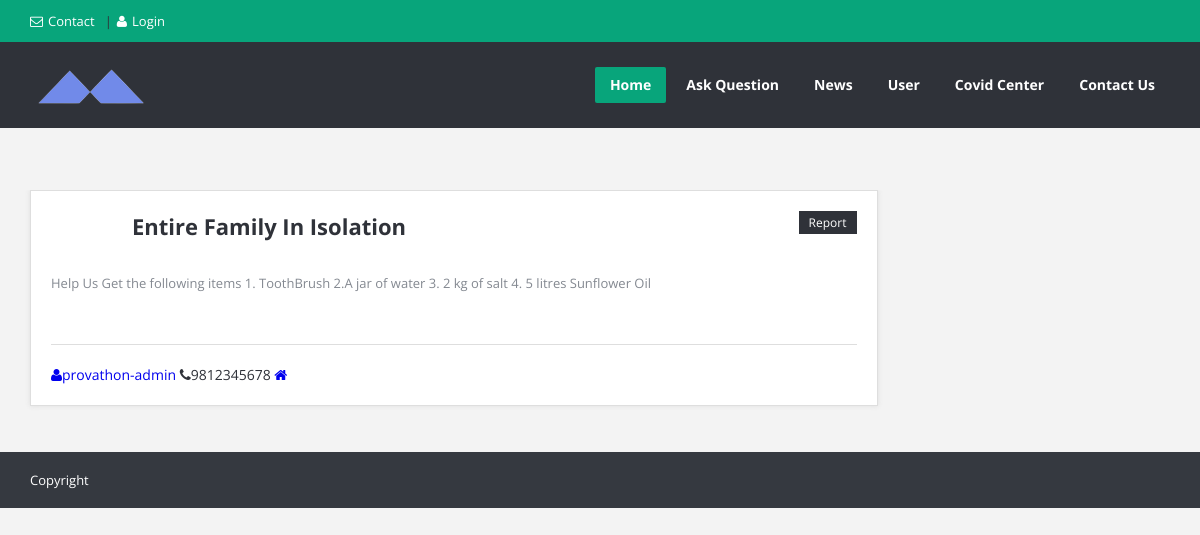
Screenshot of /post/details/6 with the database file from the repository.
### posts/models.py (models this page shows, shortened)
class Post(models.Model):
    title = models.CharField(max_length=100)
    content = models.TextField()
    date_posted = models.DateTimeField(default = timezone.now)
    author = models.ForeignKey(User, on_delete = models.CASCADE)
    settled = models.BooleanField(default=False)

### users/models.py (models this page shows, shortened)
class Profile(models.Model):
    user = models.OneToOneField(User, on_delete=models.CASCADE, )
    image = models.ImageField(default='default.jpg', upload_to='profile_pics')
    contact = models.CharField(max_length = 10, default = "Not entered")
    address = models.CharField(max_length=50, default = "Not entered")
    Gcode = models.CharField(max_length = 5, default = "Not entered")

### posts/views.py (the view)
# urls.py: path('post/details/<str:pk>', PostDetailView.as_view() , name='post-details'),
class PostDetailView(DetailView):
    model = Post
    template_name = 'posts/single_question.html'

### posts/templates/posts/single_question.html (shortened to what this page needs)
{% extends "posts/base.html" %}
{% block content %}
	<section class="container main-content">
		<div class="row">
			<div class="col-md-9">
				<article class="question single-question question-type-normal">
					<h2>
						<a href="single_question.html">{{ post.title }}</a>
					</h2>
					<a class="question-report" href="#">Report</a>
					<div class="question-inner">
						<div class="question-desc">
							<p>{{ post.content }}</p>
						</div>
							<span class=""><a href="#"><i class="icon-user"></i>{{post.author.username}}</a></span>
							<span class=""><i class="icon-phone"></i>{{ post.author.profile.contact }}</span>
							<span class=""><a href="#"><i class="icon-home"></i>{{ post.author.profile.gharNo}}</a></span>
					</div>
				</article>
		</div>
	</section>
{% endblock %}

### posts/templates/posts/base.html (shortened to what this page needs)
{% load static %}
<!DOCTYPE html>
<html lang="en">
<head>
	<link rel="stylesheet" href="{% static 'posts/style.css' %}">
	<link rel="stylesheet" href="{% static 'posts/css/responsive.css' %}">
	<link rel="stylesheet" href="{% static 'posts/css/contents.css' %}">
</head>
<body>
<div id="wrap" class="grid_1200">
    	<div id="header-top">
		<section class="container clearfix">
			<nav class="header-top-nav">
				<ul>
					<li><a href="{% url 'contact' %}"><i class="icon-envelope"></i>Contact</a></li>
					{% if user.is_authenticated %}
					<li><a href="{% url 'logout' %}" id="login-panel"><i class="icon-user"></i>Logout</a></li>
					{% else %}
					<li><a href="{% url 'login' %}" id="login-panel"><i class="icon-user"></i>Login</a></li>
					{% endif %}
				</ul>
			</nav>
		</section>
	</div>
	<header id="header">
		<section class="container clearfix">
			<div class="logo"><a href="{% url 'home' %}"><img alt="" src="{% static 'posts/images/logo.png'%}"></a></div>
			<nav class="navigation">
				<ul>
					<li class="current_page_item"><a href="{% url 'home' %}">Home</a>
					</li>
					<li class="ask_question"><a href="{% url 'post-create' %}">Ask Question</a></li>
					<li><a href="https://www.neplinews.com" target="blank">News</a></li>
					{% if user.is_authenticated %}
					<li><a href="{% url 'user-profile' user.username%}">{{user.username}}</a>
					{% else %}
					<li><a href="{% url 'login'%}">User</a></li>
					{% endif%}
					<li><a href="{% url 'covid'%}">Covid Center</a></li>
					<li><a href="{% url 'contact'%}">Contact Us</a></li>
				</ul>
			</nav>
		</section>
	</header>
    {% block content %}{% endblock %}
</div>
</body>
<footer id="footer-bottom">
		<section class="container">
			<div class="copyrights f_left">Copyright<a href="#"></a></div>
		</section>
	</footer>
</html>

### posts/static/posts/css/responsive.css (style rules this page uses)
@media (min-width: 1200px) { .grid_1200 .navigation > ul > li > a { padding: 0 15px; } }

### posts/static/posts/css/contents.css (style rules this page uses)
.container.main-content { margin-top: 10%; padding-bottom:3%; position: relative; z-index: 991; }
.question { -moz-box-sizing: border-box; -webkit-box-sizing: border-box; box-sizing: border-box; margin-bottom: 30px; padding: 20px; border: 1px solid #dedede; background: #FFF; -moz-box-shadow: 0 0 5px #dedede; -webkit-box-shadow: 0 0 5px #dedede; box-shadow: 0 0 5px #dedede; position: relative; }
.question-inner { position: relative; margin-left: 101px; }
.single-question { padding: 20px 0; margin-bottom: 10px; }
.single-question .question-inner { margin-left: 0; padding: 0 20px; }
.question h2 { margin: 0 0 30px 101px; color: #474D5D; overflow: hidden; font-size: 22px; font-weight: bold; padding-right: 161px; }
.question h2 a { color: #2f3239; }
.question-report { float: right; font-size: 12px; background-color: #2f3239; padding: 4px 10px; position: absolute; top: 20px; right: 20px; height: 23px; line-height: 15px; }
.question-desc { margin-bottom: 20px; padding-bottom: 30px; line-height: 22px; font-size: 13px; border-bottom: 1px solid #dedede; color: #848991; }
#footer-bottom { background-color: #353940; padding: 16px 0; font-size: 12px; line-height: 24px; }
.copyrights { font-size: 13px; }

### posts/static/posts/css/base.css (style rules this page uses)
html, body, div, span, applet, object, iframe, h1, h2, h3, h4, h5, h6, p, blockquote, pre, a, abbr, acronym, address, big, cite, code, del, dfn, em, img, ins, kbd, q, s, samp, small, strike, strong, sub, sup, tt, var, b, u, i, center, dl, dt, dd, ol, ul, li, fieldset, form, label, legend, table, caption, tbody, tfoot, thead, tr, th, td, article, aside, canvas, details, embed, figure, figcaption, footer, header, hgroup, menu, nav, output, ruby, section, summary, time, mark, audio, video { margin: 0; padding: 0; border: 0; font-size: 100%; font: inherit; vertical-align: baseline; }
body { font-size: 14px; line-height: 22px; }
article, aside, details, figcaption, figure, footer, header, hgroup, menu, nav, section { display: block; }
ol, ul, li { list-style: none; }
p { margin: 0 0 20px 0; line-height: 22px; }
html { -webkit-text-size-adjust: none; }
* { outline: none; }
body,.qoute p,input,.button,label,.more,blockquote,.widget ul li,textarea { font-family: "Open Sans", Arial, sans-serif; }
.f_left { float: left !important; }

### rows the page displays
Post: title "Entire Family In Isolation", content "Help Us Get the following items 1. ToothBrush 2.A jar of water 3. 2 kg of salt 4. 5 litres Sunflower Oil", author.username "provathon-admin", author.profile.contact "9812345678"
